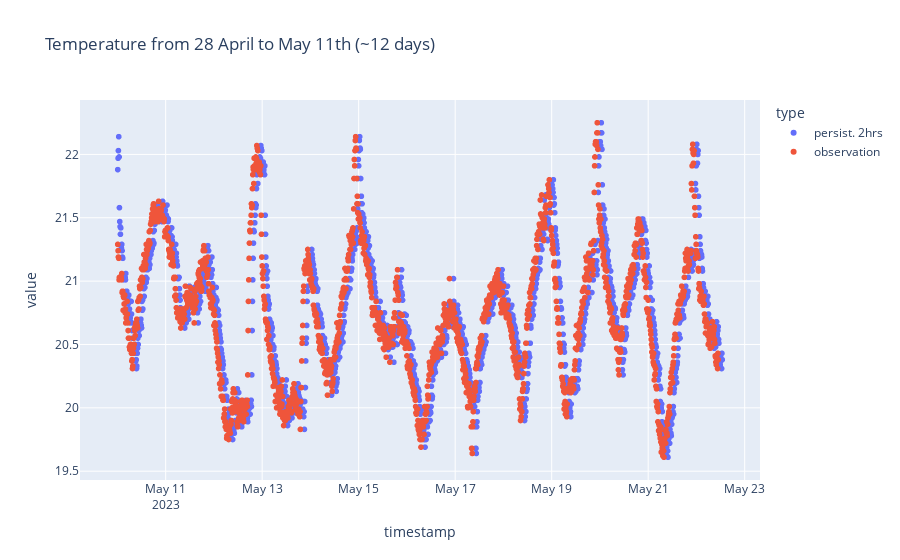

Source (notebook cell):
### Code cell
px.scatter(df_1_hour_forecast_1_day, x='timestamp', y='value', color='type', title='Temperature from 28 April to May 11th (~12 days)')

### Figure 1 — Plotly figure (JSON) as saved in the notebook; plotly's stock layout.template omitted (floating-point values rounded to 4 significant figures; data arrays with more than 128 entries replaced by an {"elided": "..."} marker saying what was removed)
{"data": [{"hovertemplate": "type=persist. 2hrs<br>timestamp=%{x}<br>value=%{y}<extra></extra>", "legendgroup": "persist. 2hrs", "marker": {"color": "#636efa", "symbol": "circle"}, "mode": "markers", "name": "persist. 2hrs", "showlegend": true, "type": "scattergl", "x": {"elided": "1805 str values"}, "xaxis": "x", "y": {"elided": "1805 float values"}, "yaxis": "y"}, {"hovertemplate": "type=observation<br>timestamp=%{x}<br>value=%{y}<extra></extra>", "legendgroup": "observation", "marker": {"color": "#EF553B", "symbol": "circle"}, "mode": "markers", "name": "observation", "showlegend": true, "type": "scattergl", "x": {"elided": "1793 str values"}, "xaxis": "x", "y": {"elided": "1793 float values"}, "yaxis": "y"}], "layout": {"legend": {"title": {"text": "type"}, "tracegroupgap": 0}, "title": {"text": "Temperature from 28 April to May 11th (~12 days)"}, "xaxis": {"anchor": "y", "domain": [0, 1], "title": {"text": "timestamp"}}, "yaxis": {"anchor": "x", "domain": [0, 1], "title": {"text": "value"}}}}
